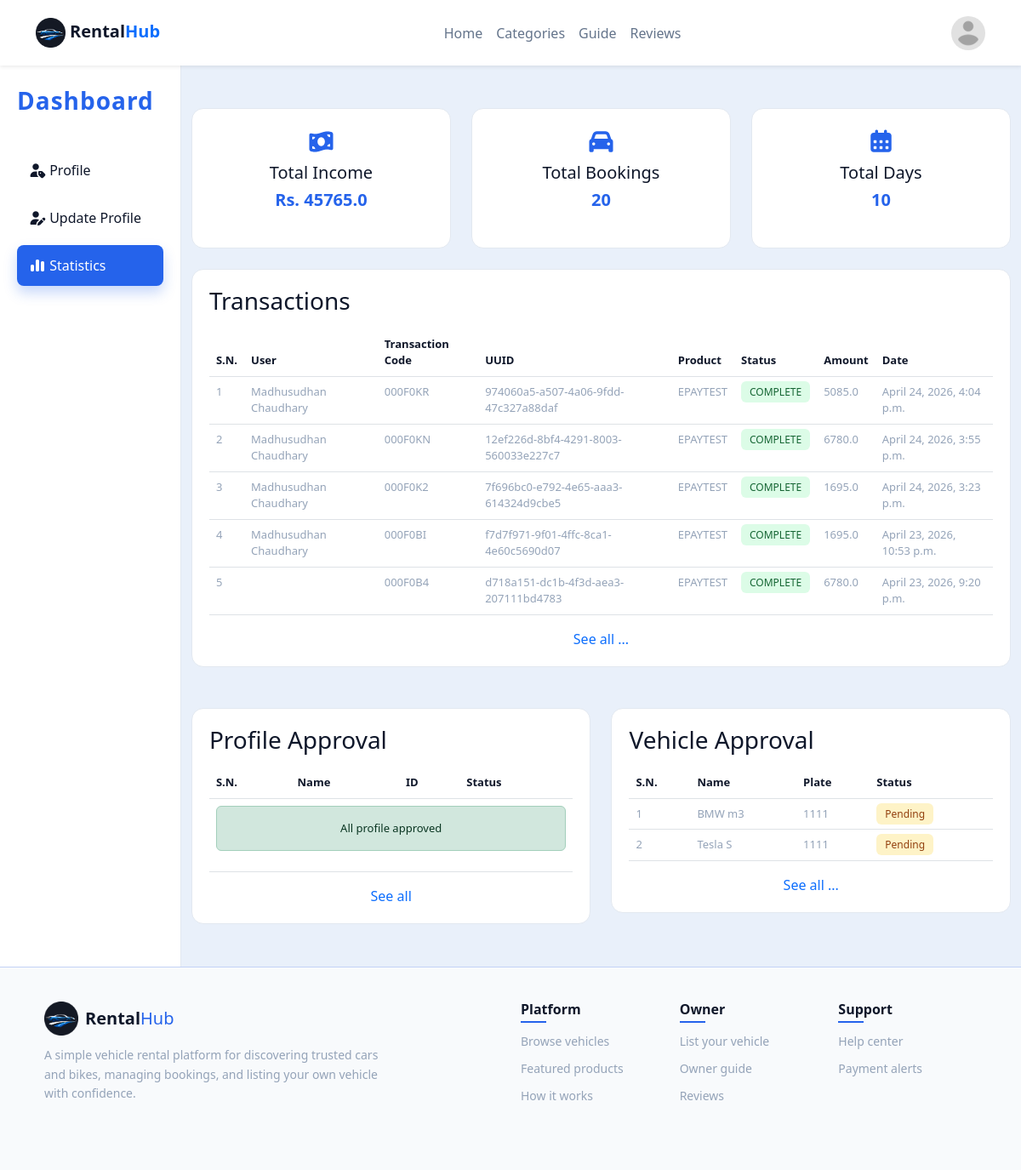
Before: /account/statistics/ (signed in) with the older database file.
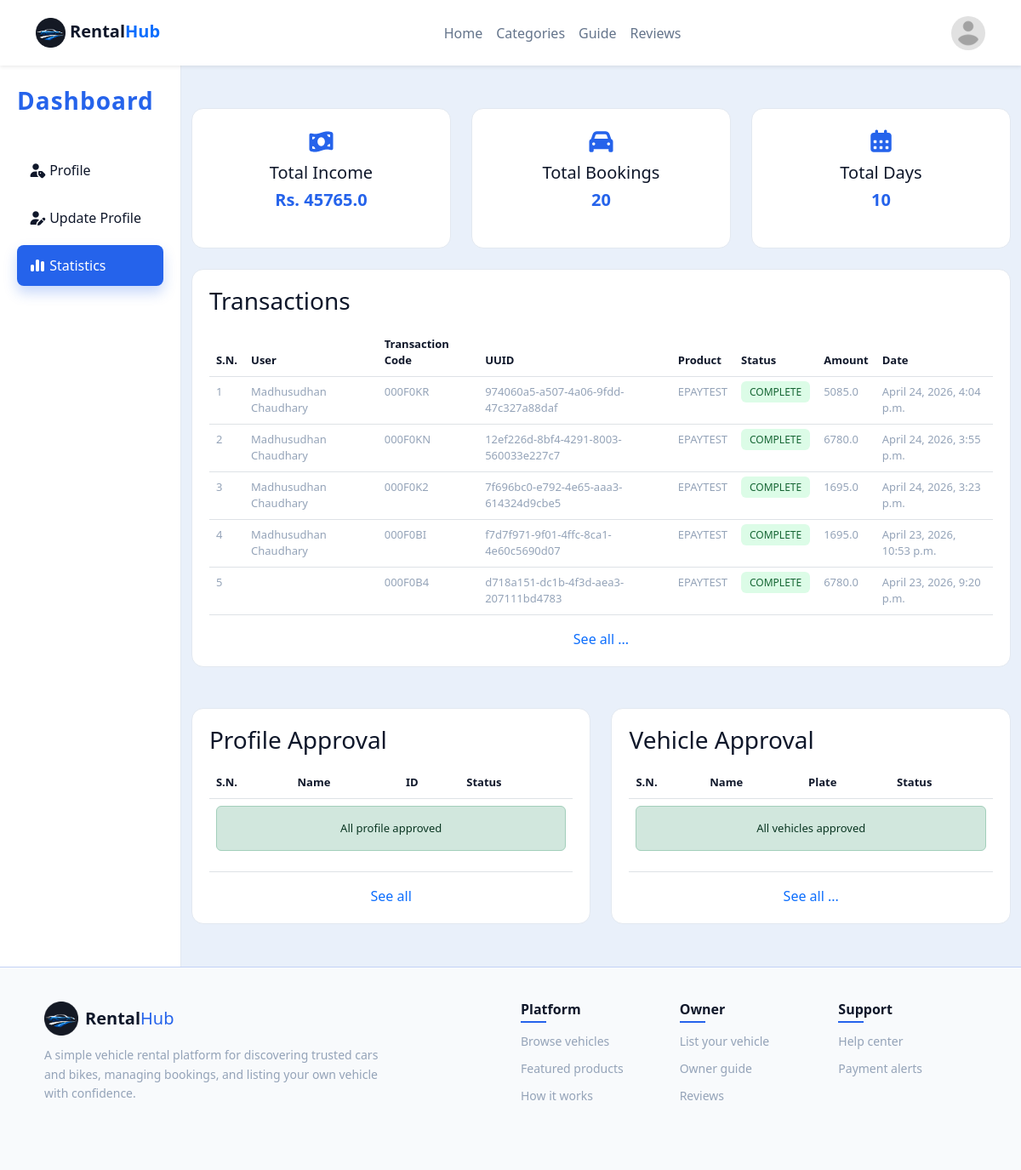
After: the same page with the newer database file.
### payment/models.py (models this page shows)
class Transaction(models.Model):
    user=models.ForeignKey(User,on_delete=models.CASCADE)
    transaction_code=models.CharField(max_length=200)
    transaction_uuid=models.CharField(max_length=200)
    product_code=models.CharField(max_length=200)
    status=models.CharField(max_length=200)
    total_amount=models.CharField(max_length=200)
    created_at=models.DateTimeField(auto_now_add=True)

### main/models.py (models this page shows, shortened)
class Product(models.Model):
    owner=models.ForeignKey(User,on_delete=models.CASCADE,default=1,related_name='owner')
    plate=models.CharField(max_length=100,default='1111')
    model=models.CharField(max_length=100)
    brand=models.CharField(max_length=100)
    category=models.ForeignKey(Category,on_delete=models.CASCADE)
    subcategory=models.ForeignKey(SubCategory,on_delete=models.CASCADE)
    seats=models.IntegerField()
    milage=models.CharField(max_length=200)
    desc=models.TextField()
    make=models.IntegerField(null=True,blank=True)
    price_per_day=models.DecimalField(max_digits=10,decimal_places=2)
    bimg_number=models.ImageField(upload_to='bluebook',null=True,blank=True)
    bimg_detail=models.ImageField(upload_to='bluebook',null=True,blank=True)
    bimg_owner=models.ImageField(upload_to='bluebook',null=True,blank=True)
    image=models.ImageField(upload_to='product')
    created_at=models.DateTimeField(auto_now_add=True)
    is_available=models.BooleanField(default=True)
    approved=models.BooleanField(default=False)
    @property
    def name(self):
        return f"{self.brand} {self.model}"

### accounts/views.py (the view)
# urls.py: path('statistics/',views.stats,name='stats'),
@login_required(login_url='log_in')
def stats(request):
    if request.user.is_superuser:
        total = Transaction.objects.aggregate(total_amount=Sum('total_amount'))['total_amount']
        v_total=OrderItem.objects.aggregate(v_total=Sum('product'))['v_total']
        d_total=OrderItem.objects.aggregate(d_total=Sum('quantity'))['d_total']
        t_all=request.GET.get('t_all')
        p_all=request.GET.get('p_all')
        v_all=request.GET.get('v_all')
        if t_all:
            transaction=Transaction.objects.all()[::-1]
        else:
            transaction=Transaction.objects.all()[:5][::-1]
        if p_all:
            profile=Profile.objects.filter(approved=False)
        else:
            profile=Profile.objects.filter(approved=False)[:5]
        if v_all:
            vehicle=Product.objects.filter(approved=False)
        else:
            vehicle=Product.objects.filter(approved=False)[:5]
        print(transaction)
        context={
            'transaction':transaction,
            'profile':profile,
            'vehicle':vehicle,
            'total':total,
            'v_total':v_total,
            'd_total':d_total,
        }
        return render(request,'profile/stats.html',context)
    else:
        return redirect('profile')

### accounts/templates/profile/stats.html (shortened to what the changed rows need)
{% extends "dashboard.html" %}
{% load static %}
{% block procss %}
<link rel="stylesheet" href="{% static 'css/stats.css' %}">
{% endblock procss %}
{% block profile %}
<section class="stats">
    <div class="container">
        <div class="table-box mb-5">
            <div class="table-responsive">
                <table class="table custom-table">
                    <thead>
                        <tr>
                            <th>S.N.</th>
                            <th>User</th>
                            <th>Transaction Code</th>
                            <th>UUID</th>
                            <th>Product</th>
                            <th>Status</th>
                            <th>Amount</th>
                            <th>Date</th>
                        </tr>
                    </thead>
                    <tbody>
                        {% if transaction %}
                        {% for i in transaction %}
                        <tr>
                            <td>{{forloop.counter}}</td>
                            <td>{{i.user.first_name|title}} {{i.user.last_name|title}}</td>
                            <td>{{i.transaction_code}}</td>
                            <td>{{i.transaction_uuid}}</td>
                            <td>{{i.product_code}}</td>
                            <td><span class="badge-success">{{i.status}}</span></td>
                            <td>{{i.total_amount}}</td>
                            <td>{{i.created_at}}</td>
                        </tr>
                           {% endfor %}
                           {% else %}
                           <div class="alert alert-danger">No items found</div>
                           {% endif %}
                    </tbody>
                </table>
            </div>
        </div>
        <div class="row g-4">
            <div class="col-lg-6">
                <div class="table-box">
                    <table class="table custom-table">
                        <thead>
                            <tr>
                                <th>S.N.</th>
                                <th>Name</th>
                                <th>ID</th>
                                <th>Status</th>
                            </tr>
                        </thead>
                    </table>
                </div>
            </div>
            <div class="col-lg-6">
                <div class="table-box">
                    <table class="table custom-table">
                        <thead>
                            <tr>
                                <th>S.N.</th>
                                <th>Name</th>
                                <th>Plate</th>
                                <th>Status</th>
                            </tr>
                        </thead>
                        <tbody>
                            {% if vehicle %}
                            {% for i in vehicle %}
                            <tr>
                                <td>{{forloop.counter}}</td>
                                <td>{{i.name}}</td>
                                <td>{{i.plate}}</td>
                                <td><span class="badge-pending">Pending</span></td>
                            </tr>
                            {% endfor %}
                            {% else %}
                          <tr><td colspan="4" rowspan="4"><div class="alert alert-success text-center">All vehicles approved</div></td></tr>
                              {% endif %}
                        </tbody>
                    </table>
                </div>
            </div>
        </div>
    </div>
</section>
{% endblock profile %}

Changed rows visible on the page:
no longer on this page (row edited): Product: name "BMW m3", plate "1111"
no longer on this page (row edited): Product: name "Tesla S", plate "1111"
Other visible differences:
text now shown: "All vehicles approved"
